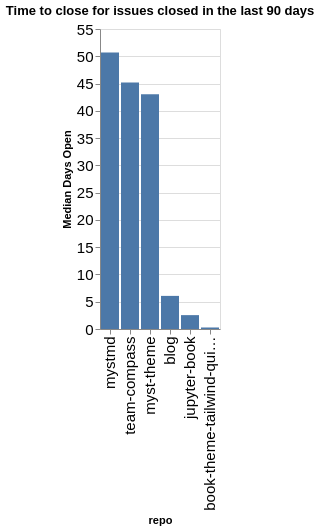

The code cell stored with this chart in its notebook:
### Code cell
time_open = closed.groupby(['org', 'repo']).agg({'time_open': 'median'}).reset_index()
time_open['time_open'] = time_open['time_open'] / (60 * 60 * 24)
time_open['org/repo'] = time_open.apply(lambda a: a['org'] + '/' + a['repo'], axis=1)
sorted_vals = time_open.sort_values(['org', 'time_open'], ascending=False)['repo'].values
alt.Chart(data=time_open, title=f"Time to close for issues closed in the last {n_days} days").mark_bar().encode(
    x=alt.X('repo', sort=alt.Sort(sorted_vals.tolist())),
    y=alt.Y('time_open', title="Median Days Open"),
)

### Figure 1 — Vega-Lite specification as saved in the notebook (floating-point values rounded to 4 significant figures)
{"config": {"axisLeft": {"labelFontSize": 15}, "axisBottom": {"labelFontSize": 15}}, "data": {"name": "data-9b0d4d8ede15da30a80905a2900ce598"}, "mark": {"type": "bar"}, "encoding": {"x": {"field": "repo", "sort": ["mystmd", "team-compass", "myst-theme", "blog", "jupyter-book", "book-theme-tailwind-quickstart"], "type": "nominal"}, "y": {"field": "time_open", "title": "Median Days Open", "type": "quantitative"}}, "title": "Time to close for issues closed in the last 90 days", "$schema": "https://vega.github.io/schema/vega-lite/v5.20.1.json", "datasets": {"data-9b0d4d8ede15da30a80905a2900ce598": [{"org": "jupyter-book", "repo": "blog", "time_open": 6.07, "org/repo": "jupyter-book/blog"}, {"org": "jupyter-book", "repo": "book-theme-tailwind-quickstart", "time_open": 0.2781, "org/repo": "jupyter-book/book-theme-tailwind-quickstart"}, {"org": "jupyter-book", "repo": "jupyter-book", "time_open": 2.543, "org/repo": "jupyter-book/jupyter-book"}, {"org": "jupyter-book", "repo": "myst-theme", "time_open": 43.05, "org/repo": "jupyter-book/myst-theme"}, {"org": "jupyter-book", "repo": "mystmd", "time_open": 50.67, "org/repo": "jupyter-book/mystmd"}, {"org": "jupyter-book", "repo": "team-compass", "time_open": 45.2, "org/repo": "jupyter-book/team-compass"}]}}
